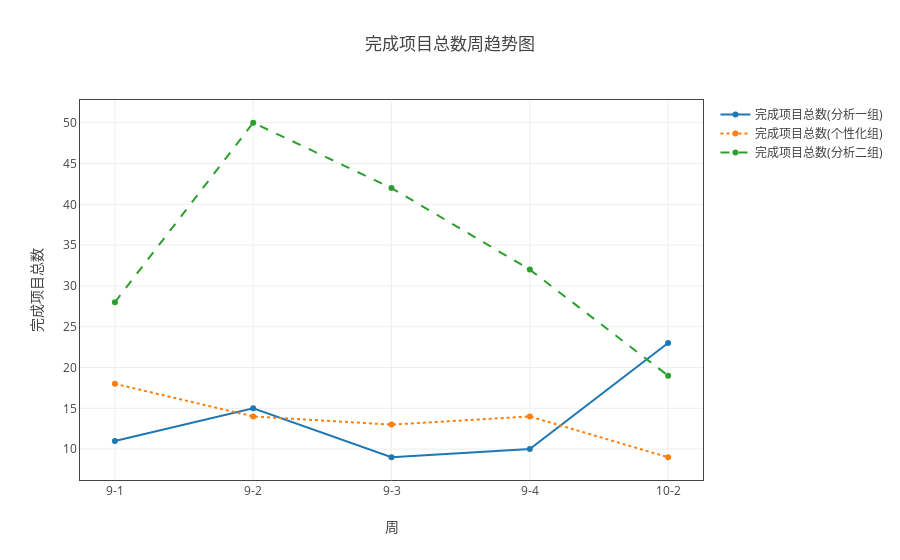

The notebook cell saved with this chart:
### Markdown cell above
### 各组总完成项目趋势图

### Code cell
ss = myModule.format(all_df1 ,"日期（格式“月-周次”）" ,['完成项目总数'])
ss.add_group('组别')
#ss.get_average_by('人员')
tt = myModule.sort_by_index(ss.groupby('sum'))
tt
myModule.myPlot(myModule.sort_by_index(ss.groupby('sum'))).plot('line')
#ss = myModule.format(all_df1 ,"month" ,['完成项目总数'])
#ss.add_group('组别')
#ss.get_average_by('人员')
#myModule.myPlot(ss.groupby('sum')).plot('line',"月")

### Figure 1 — Plotly figure (JSON) as saved in the notebook; plotly's stock layout.template omitted (floating-point values rounded to 4 significant figures)
{"data": [{"line": {"dash": "solid"}, "name": "完成项目总数(分析一组)", "type": "scatter", "uid": "7e6b9c21-d2d4-11e8-8ddb-a41f72875c19", "x": ["9-1", "9-2", "9-3", "9-4", "10-2"], "y": [11, 15, 9, 10, 23]}, {"line": {"dash": "dot"}, "name": "完成项目总数(个性化组)", "type": "scatter", "uid": "7e6b9c22-d2d4-11e8-8ddb-a41f72875c19", "x": ["9-1", "9-2", "9-3", "9-4", "10-2"], "y": [18, 14, 13, 14, 9]}, {"line": {"dash": "dash"}, "name": "完成项目总数(分析二组)", "type": "scatter", "uid": "7e6b9c23-d2d4-11e8-8ddb-a41f72875c19", "x": ["9-1", "9-2", "9-3", "9-4", "10-2"], "y": [28, 50, 42, 32, 19]}], "layout": {"title": "完成项目总数周趋势图", "xaxis": {"mirror": "all", "nticks": 20, "showgrid": true, "showline": true, "title": "周", "type": "category", "zeroline": true}, "yaxis": {"mirror": "all", "nticks": 20, "showgrid": true, "showline": true, "title": "完成项目总数", "zeroline": true}}}
